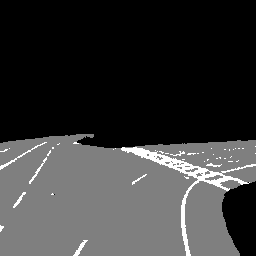
#> input picture mask_test4.png, 256 x 256 px
$ python lane_decisions2.py
#> lines starting #> are read from the running program, lines starting #| are printed output that depends on the picture; after the words box and inside, x2 and y2 are one past the last pixel; in counts of white or black regions, pixels touching at a corner belong together
import cv2
import numpy as np


LANE_CLASS = 2
mask = cv2.imread("mask_test4.png", cv2.IMREAD_GRAYSCALE)
#> mask is the input picture: shape (256, 256); min 0, max 2, mean 0.443
h, w = mask.shape
#> h = 256; w = 256

# Extract the lane info
lane_mask = (mask == LANE_CLASS).astype(np.uint8)
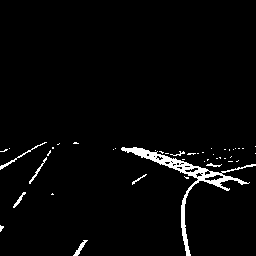
#> lane_mask: shape (256, 256); values 0 (black) and 1 (white), 2.8% white; 44 white regions (36 under 20 px), largest, box (x1, y1, x2, y2) and area: (121, 147, 256, 256) 1350, (0, 142, 47, 170) 99, (73, 240, 88, 256) 71
roi = lane_mask[int(0.6 * h):h, :]
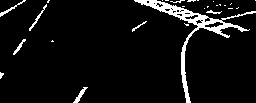
#> roi: shape (103, 256); values 0 (black) and 1 (white), 6.2% white; 27 white regions (20 under 20 px), largest, box (x1, y1, x2, y2) and area: (134, 0, 256, 103) 1218, (73, 87, 88, 103) 71, (0, 0, 26, 17) 65
num_labels, labels, stats, centroids = cv2.connectedComponentsWithStats(
    roi, connectivity=8
)
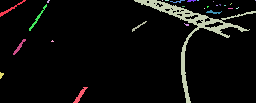
#> labels: shape (103, 256) int32; 28 distinct labels, from 0 to 27; one colour per label, 0 black
#> num_labels = 28; stats = 28 rows, first 6: [0, 0, 256, 103, 24735], [0, 0, 26, 17, 65], [47, 0, 3, 3, 6], [134, 0, 122, 103, 1218], [162, 0, 1, 1, 1], [165, 0, 4, 1, 4]; centroids = 28 pairs, first value 1 to 255, second value 0 to 94.79
solid_lane_mask = np.zeros_like(roi)
MIN_SOLID_VERTICAL_SPAN = int(0.3 * roi.shape[0])
#> MIN_SOLID_VERTICAL_SPAN = 30
MIN_SOLID_PIXEL_COUNT = 150

dashed_lane_mask = np.zeros_like(roi)
MIN_DASHED_VERTICAL_SPAN = int(0.1 * roi.shape[0])
#> MIN_DASHED_VERTICAL_SPAN = 10
MIN_DASHED_PIXEL_COUNT = 20


solid_components = []
dashed_components = []

for i in range(1, num_labels):  # skip background
    x, y, w, h, area = stats[i]

    if h >= MIN_SOLID_VERTICAL_SPAN and area >= MIN_SOLID_PIXEL_COUNT:
        solid_components.append(i)
    elif h >= MIN_DASHED_VERTICAL_SPAN and area >= MIN_DASHED_PIXEL_COUNT:
        dashed_components.append(i)
#> this loop made 27 passes
#> (x, y, w, h, area) on passes 1, 3, 12, 21, 22, 24, 27: (0, 0, 26, 17, 65), (134, 0, 122, 103, 1218), (29, 4, 18, 27, 65), (206, 10, 16, 4, 30), (132, 21, 15, 11, 32), (13, 39, 13, 16, 52), (73, 87, 15, 16, 71)
#> after the loop, dashed_components = [1, 12, 22, 24, 27]; solid_components = [3]

# Created a solid lines mask
for label in solid_components:
    solid_lane_mask[labels == label] = 1
#> this loop made 1 pass
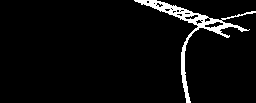
#> solid_lane_mask: shape (103, 256); values 0 (black) and 1 (white), 4.6% white; 1 white region, box (x1, y1, x2, y2) and area: (134, 0, 256, 103) 1218

# Create a dashed lines mask
for label in dashed_components:
    dashed_lane_mask[labels == label] = 1
#> this loop made 5 passes
#> label on passes 2 to 5: 12, 22, 24, 27
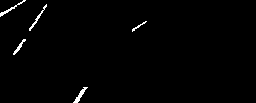
#> dashed_lane_mask: shape (103, 256); values 0 (black) and 1 (white), 1.1% white in thin lines or dots, all inside (x1, y1, x2, y2) = (0, 0, 147, 103)

center_x = roi.shape[1] // 2
#> center_x = 128
lookahead_y = 0.3


ys = []
left_pts = []
right_pts = []

visualise = np.zeros((roi.shape[0], roi.shape[1], 3), dtype=np.uint8)

for y in range(roi.shape[0]):
    xs = np.where(solid_lane_mask[y] > 0)[0]
    if len(xs) == 0:
        continue

    left_xs = xs[xs < center_x]
    right_xs = xs[xs > center_x]

    if len(left_xs) == 0 or len(right_xs) == 0:
        continue

    left = left_xs[-1]
    right = right_xs[0]

    left_pts.append(left)
    right_pts.append(right)
    ys.append(y / roi.shape[0])
#> this loop made 103 passes
#> right_xs on passes 33 to 44: [191, 192, 193, 215, 216, 217, 218, 219, 220], [190, 191, 192, 217, 218, 219, 220, 221, 222], [189, 190, 191, 220, 221, 222, 223, 224, 225], [188, 189, 190, 191, 222, 223, 224, 225, 226, 227, 229], [188, 189, 190, 224, 225, 226, 227, 228, 229], [187, 188, 189, 226, 227, 228], [186, 187, 188], [186, 187, 188], [186, 187], [185, 186, 187], [184, 185, 186, 187], [184, 185, 186]
#> after the loop, left_pts = []; right_pts = []; ys = []

if len(ys) > 10:
    left_fit = np.polyfit(ys, left_pts, 2)
    right_fit = np.polyfit(ys, right_pts, 2)
    center_fit = (left_fit + right_fit) / 2
else:
    left_fit = right_fit = center_fit = None


if center_fit is not None and np.ndim(center_fit) == 1:
    target_x = np.polyval(center_fit, lookahead_y)
    steering_error = target_x - center_x
else:
    # Fallback: keep straight / last known center
    target_x = center_x
#> target_x = 128
    steering_error = 0

if center_fit is not None:
    for y in range(roi.shape[0]):
        y_norm = y / roi.shape[0]

        left_x = int(np.polyval(left_fit, y_norm))
        right_x = int(np.polyval(right_fit, y_norm))
        center_x_fit = int(np.polyval(center_fit, y_norm))

        # Draw Lanes
        if 0 <= left_x < roi.shape[1]:
            visualise[y, left_x] = (255, 0, 0)
        if 0 <= right_x < roi.shape[1]:
            visualise[y, right_x] = (0, 255, 0)
        if 0 <= center_x_fit < roi.shape[1]:
            visualise[y, center_x_fit] = (0, 0, 255)


vis = np.zeros((roi.shape[0], roi.shape[1], 3), dtype=np.uint8)

colors = np.random.randint(0, 255, (num_labels, 3))
#> colors = 28 rows, first 8: [172, 47, 117], [192, 67, 251], [195, 103, 9], [211, 21, 242], [36, 87, 70], [216, 88, 140], [58, 193, 230], [39, 87, 174]

for i in range(1, num_labels):
    vis[labels == i] = colors[i]
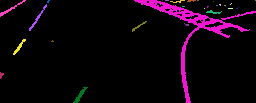
#> vis: shape (103, 256, 3); mean of channels 0, 1, 2 11.6, 2.9, 13.5; drawn as B, G, R

cv2.imshow("Connected Lines Components", vis)
cv2.imshow("Only Solid mask", solid_lane_mask * 255)
cv2.imshow("Only Dashed mask", dashed_lane_mask * 255)


# Draw Lookahead
y_px = int(lookahead_y * roi.shape[0])
#> y_px = 30
cv2.circle(visualise, (int(target_x), y_px), 5, (0, 255, 255), -1)
print(f"Steering Error: {steering_error}")


cv2.line(visualise, (center_x, 0), (center_x, roi.shape[0]), (255, 255, 255), 1)
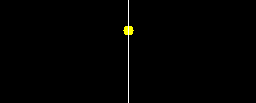
#> visualise: shape (103, 256, 3); mean of channels 0, 1, 2 1, 1.7, 1.7; drawn as B, G, R
cv2.imshow("Lane", visualise)
cv2.imshow("Lane2", roi * 255)
cv2.waitKey(0)
